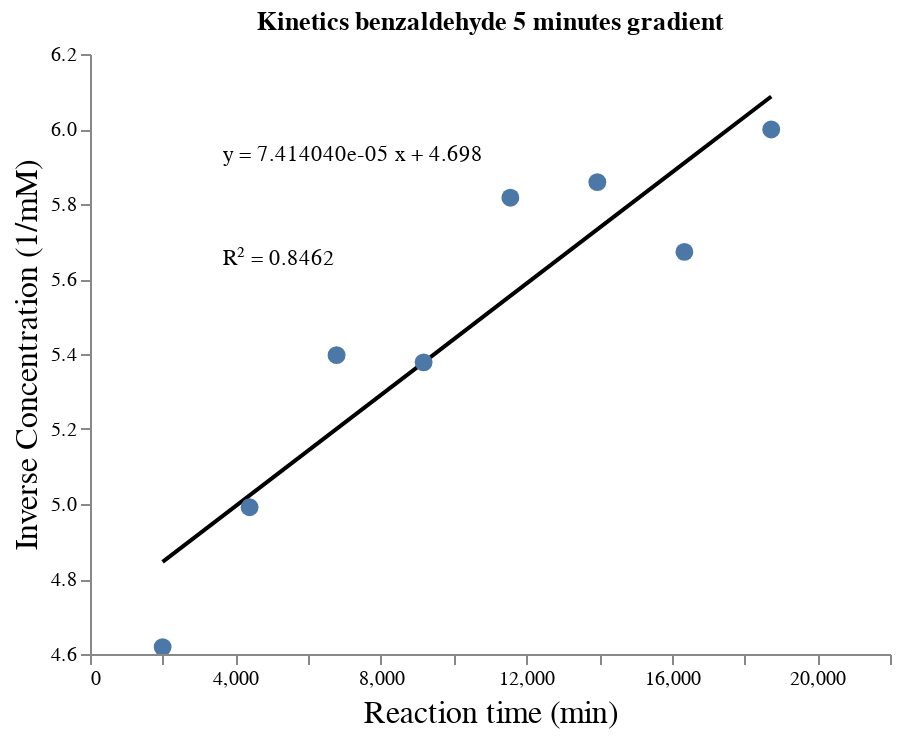

Write notebook code for a chart like this one.
### Code cell
plot_reaction_data(ba_5, "Kinetics benzaldehyde 5 minutes gradient")

### Figure 1 — Vega-Lite specification as saved in the notebook (floating-point values rounded to 4 significant figures)
{"config": {"view": {"continuousWidth": 400, "continuousHeight": 300, "strokeWidth": 0}, "axis": {"grid": false, "titleFontSize": 16, "titleFontWeight": "normal"}}, "layer": [{"data": {"name": "data-ffb3f613bb919a479af11a75f5fa206f"}, "mark": {"type": "line", "color": "black"}, "encoding": {"x": {"type": "quantitative", "field": "x", "scale": {"domain": [1797.0, 20610.0]}}, "y": {"type": "quantitative", "field": "y", "scale": {"domain": [4.617, 6.013]}}}}, {"data": {"name": "data-20f6fc3fe95daf85a893e1e455beda4d"}, "mark": {"type": "circle", "opacity": 1, "size": 80}, "encoding": {"tooltip": [{"type": "quantitative", "field": "x", "title": "Reaction time (min)"}, {"type": "quantitative", "field": "y", "title": "Inverse Concentration (1/mM)"}], "x": {"type": "quantitative", "axis": {"title": "Reaction time (min)"}, "field": "x"}, "y": {"type": "quantitative", "axis": {"title": "Inverse Concentration (1/mM)"}, "field": "y"}}, "selection": {"selector321": {"type": "interval", "bind": "scales", "encodings": ["x", "y"]}}, "title": "Kinetics benzaldehyde 5 minutes gradient"}, {"data": {"name": "data-732c8b76a60b11cf29c500b4226cb706"}, "mark": {"type": "text", "align": "left", "text": "y = 7.414040e-05 x + 4.698"}, "encoding": {"x": {"type": "quantitative", "field": "x"}, "y": {"type": "quantitative", "field": "y"}}}, {"data": {"name": "data-cbc043198be945b817c2fbd1db044fca"}, "mark": {"type": "text", "align": "left", "text": "R² = 0.8462"}, "encoding": {"x": {"type": "quantitative", "field": "x"}, "y": {"type": "quantitative", "field": "y"}}}], "$schema": "https://vega.github.io/schema/vega-lite/v4.8.1.json", "datasets": {"data-ffb3f613bb919a479af11a75f5fa206f": [{"x": 1997.0, "y": 4.846}, {"x": 4389.0, "y": 5.023}, {"x": 6781.0, "y": 5.2}, {"x": 9174.0, "y": 5.378}, {"x": 11560.0, "y": 5.555}, {"x": 13950.0, "y": 5.732}, {"x": 16350.0, "y": 5.91}, {"x": 18730.0, "y": 6.087}], "data-20f6fc3fe95daf85a893e1e455beda4d": [{"x": 1997.0, "y": 4.618}, {"x": 4389.0, "y": 4.991}, {"x": 6781.0, "y": 5.397}, {"x": 9174.0, "y": 5.378}, {"x": 11560.0, "y": 5.817}, {"x": 13950.0, "y": 5.858}, {"x": 16350.0, "y": 5.672}, {"x": 18730.0, "y": 5.999}], "data-732c8b76a60b11cf29c500b4226cb706": [{"x": 3671.0, "y": 5.93}], "data-cbc043198be945b817c2fbd1db044fca": [{"x": 3671.0, "y": 5.654}]}}
